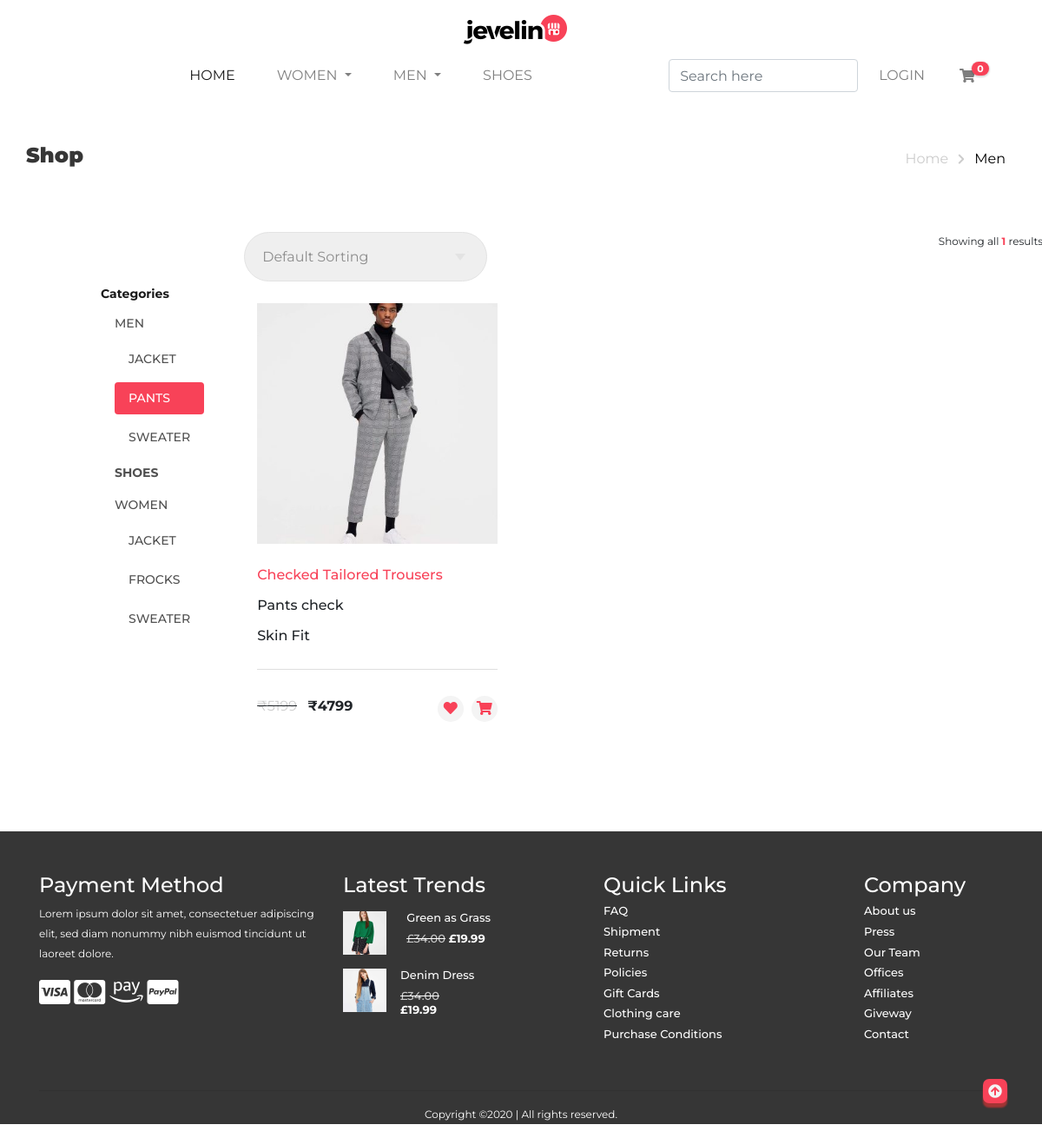
Screenshot of /men_pants.php with the database file from the repository.
### tables this page shows
CREATE TABLE IF NOT EXISTS `products` (
  `id` int(11) NOT NULL AUTO_INCREMENT,
  `prod_name` varchar(255) NOT NULL,
  `img_name` varchar(255) NOT NULL,
  `size` varchar(255) NOT NULL,
  `prod_category` varchar(255) NOT NULL,
  `price` int(11) NOT NULL,
  `cost` int(11) NOT NULL,
  `fashion` varchar(255) NOT NULL,
  `upload_time` datetime NOT NULL DEFAULT CURRENT_TIMESTAMP,
  PRIMARY KEY (`id`)
);

### men_pants.php (the view, shortened to what this page needs)
<?php
include_once("includes/header.php");
?>
<section class="pagination-head">
    <div class="container">
        <div class="row">
            <div>
                <h2>Shop</h2>
            </div>
            <div>
                <nav aria-label="Page navigation example">
                    <ul class="pagination">
                        <li class="page-item"><a class="page-link" href="index.html">Home</a></li>
                        <li class="page-item">
                            <i class="fas fa-chevron-right page-link"></i>
                        </li>
                        <li class="page-item"><a class="page-link" href="shoes.html">Men</a></li>
                    </ul>
                </nav>
            </div>
        </div>
    </div>
</section>
<section class="shoes col-12 mb-5 pb-5">
    <div class="conatiner">
        <div class="row head-row">
            <?php
            include('includes/clothes_sideNav.php');
            ?>
            <div class="sidebar-right col-12">
                <div class="d-flex justify-content-between">
                    <div class="select-box">
                        <select name="sorting" id="">
                            <option value="Default Sorting" selected>Default Sorting</option>
                        </select>
                    </div>
                    <?php
                    $sql = "SELECT * FROM `products` WHERE `prod_category` LIKE '%pant%' AND `fashion` LIKE 'boy'";
                    $result = $conn->query($sql);
                    $count = 0;
                    if ($result->num_rows > 0) {
                        while ($row = $result->fetch_assoc()) {
                            $count++;
                        }
                    }
                    ?>
                    <div>
                        <p>Showing all <span class="font-weight-bold" style="color: #f84258;"><?php echo $count; ?></span> results</p>
                    </div>
                </div>
                <div class="container">
                    <div class="row text-left">
                        <?php
                        $sql = "SELECT * FROM `products` WHERE `prod_category` LIKE '%pant%' AND `fashion` LIKE 'boy'";
                        $result = $conn->query($sql);
                        if ($result->num_rows > 0) {
                            while ($row = $result->fetch_assoc()) {
                                $allimg = explode(',', $row['img_name']);
                                $numofimg = count($allimg);
                        ?>
                                <div class="col-lg-4 col-md-4 col-xl-4 col-10 offset-1 offset-lg-0 offset-xl-0 offset-md-0">
                                    <div class="card">
                                        <div class="card-header">
                                            <a href="<?php echo 'viewProducts.php?id=' . $row['id']; ?>">
                                                <?php
                                                for ($i = 0; $i < $numofimg; $i++) {
                                                ?>
                                                    <img src="admin/assets/images/products/<?php echo $allimg[$i]; ?>" class="img-fluid" alt="Front Img">
                                                <?php } ?>
                                            </a>
                                        </div>
                                        <div class="card-body">
                                            <h2 style="color: #f84258;"><?php echo $row["prod_name"]; ?></h2>
                                            <h2><?php echo $row["prod_category"]; ?> </h2>
                                            <h2><?php echo $row["size"]; ?> </h2>
                                        </div>
                                        <div class="card-footer d-flex justify-content-between">
                                            <div><del><span style="color: #ccc;">₹<?php echo $row["cost"]; ?></span></del> <span class="font-weight-bold mx-2"> ₹<?php echo $row["price"]; ?></span></div>
                                            <div class="d-flex justify-content-between w-25">
                                                <div><a class="cart" href="javascript:void(0);"><i class="fas fa-heart" data-toggle="tooltip" data-placement="top" title="Add to Wishlist" onclick="addToWish(<?php echo $row['id']; ?>)"></i></a></div>
                                                <div><a class="cart" href="javascript:void(0);"><i class="fas fa-shopping-cart" data-toggle="tooltip" data-placement="top" title="Add to Cart" onclick="addToCart(<?php echo $row['id']; ?>)"></i></a></div>
                                            </div>
                                        </div>
                                    </div>
                                </div>
                        <?php
                            }
                        }
                        ?>
                    </div>
                </div>
            </div>
        </div>
    </div>
</section>
 <?php include("includes/footer.php"); ?>

### css/style.css (style rules this page uses)
html { scroll-behavior: smooth; }
* { margin: 0; padding: 0; box-sizing: border-box; font-family: 'Montserrat', sans-serif; }
p { font-size: 12px; line-height: 1.9; }
.pagination-head { margin: 50px 0; }
.pagination-head .row { display: grid; grid-template-columns: auto auto; justify-content: space-between; }
.pagination-head .pagination .page-link { border: none; outline: none; }
.pagination-head .page-item:first-child .page-link { color: #ccc; }
.pagination-head i { color: #ccc; font-size: small; margin-top: 12px; padding: 0; }
.pagination-head .page-item:last-child .page-link { color: #000; }
.pagination-head h2 { color: #363636; font-weight: 900; font-size: 24px; }
.sidebar-right .card { padding: 0; margin: 0; border: none; outline: none; }
.sidebar-right .card h2 { padding: .5em 0; margin: 0; font-size: 1em; }
.sidebar-right .card-header { font-size: 1.6rem; font-weight: bold; background-color: #fff!important; padding: 25px 0!important; color: #111111; border: none; max-height: 300px; overflow: hidden; }
.sidebar-right .card-header img { max-height: 300px; min-width:100%; }
.sidebar-right .card-body { padding: 20px 0!important; }
.sidebar-right .card-footer { background-color: #fff!important; padding: 30px 0!important; }
.sidebar-right .cart { text-align: center; color: #f84258; }
.sidebar-right .cart i { font-size: 1rem!important; background-color: #f4f4f4; width: 30px!important; border-radius: 50%; height: 30px!important; padding: 6px; }
.sidebar-right .select-box select { width: 280px; padding: 0 20px; height: 57px; border: 1px solid #e3e3e3; color: #8d8d8d; border-radius: 100px; -webkit-appearance: none; appearance: none; cursor: pointer; }
.select-box { position: relative; }
.sidebar-right .select-box::after { content: ""; position: absolute; right: 25px; top: 50%; margin-top: -4px; border-top: 8px solid #e3e3e3; border-right: 6px solid transparent; border-left: 6px solid transparent; }
.shoes .head-row { display: grid; grid-template-columns: auto 950px; justify-content: space-between; margin: 0; padding: 0 10px; }
.shoes .select-box::after { content: ""; position: absolute; right: 25px; top: 50%; margin-top: -4px; border-top: 8px solid #e3e3e3; border-right: 6px solid transparent; border-left: 6px solid transparent; }
.select-box select option { border: 1px solid #363636; color: #363636; background-color: #000; }
.card-header img:nth-child(1) { position: absolute; transition: .7s ease-out; }

### rows the page displays
products: prod_name "Checked Tailored Trousers", prod_category "Pants check", size "Skin Fit", cost "5199", price "4799"

### other values shown
$count "0"
$count "1"
